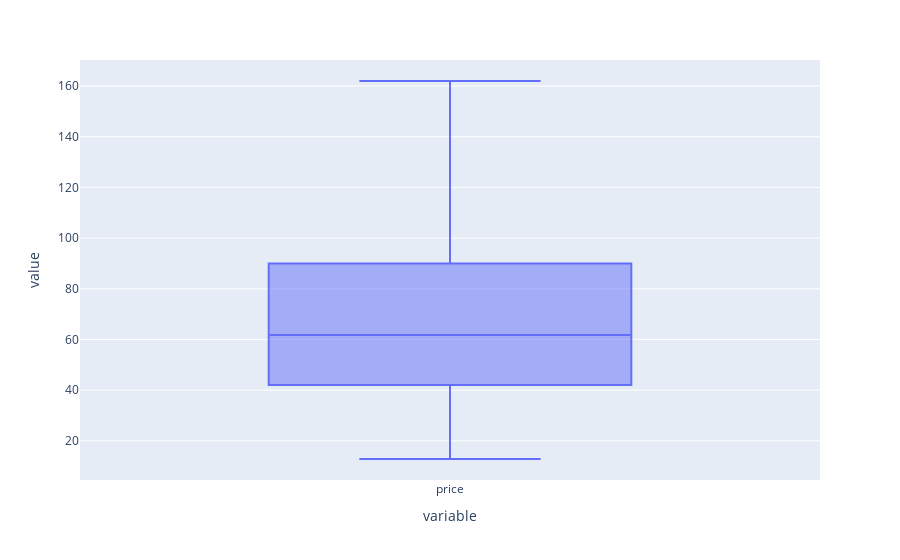

The notebook cell saved with this chart:
### Code cell
px.box(data['price'])

### Figure 1 — Plotly figure (JSON) as saved in the notebook; plotly's stock layout.template omitted (floating-point values rounded to 4 significant figures; data arrays with more than 128 entries replaced by an {"elided": "..."} marker saying what was removed)
{"data": [{"alignmentgroup": "True", "hovertemplate": "variable=%{x}<br>value=%{y}<extra></extra>", "legendgroup": "", "marker": {"color": "#636efa"}, "name": "", "notched": false, "offsetgroup": "", "orientation": "v", "showlegend": false, "type": "box", "x": {"elided": "2620 str values"}, "x0": " ", "xaxis": "x", "y": {"elided": "2620 float values"}, "y0": " ", "yaxis": "y"}], "layout": {"autosize": true, "boxmode": "group", "legend": {"tracegroupgap": 0}, "margin": {"t": 60}, "xaxis": {"anchor": "y", "autorange": true, "domain": [0, 1], "range": [-0.5, 0.5], "title": {"text": "variable"}, "type": "category"}, "yaxis": {"anchor": "x", "autorange": true, "domain": [0, 1], "range": [4.543, 170.3], "title": {"text": "value"}, "type": "linear"}}}
